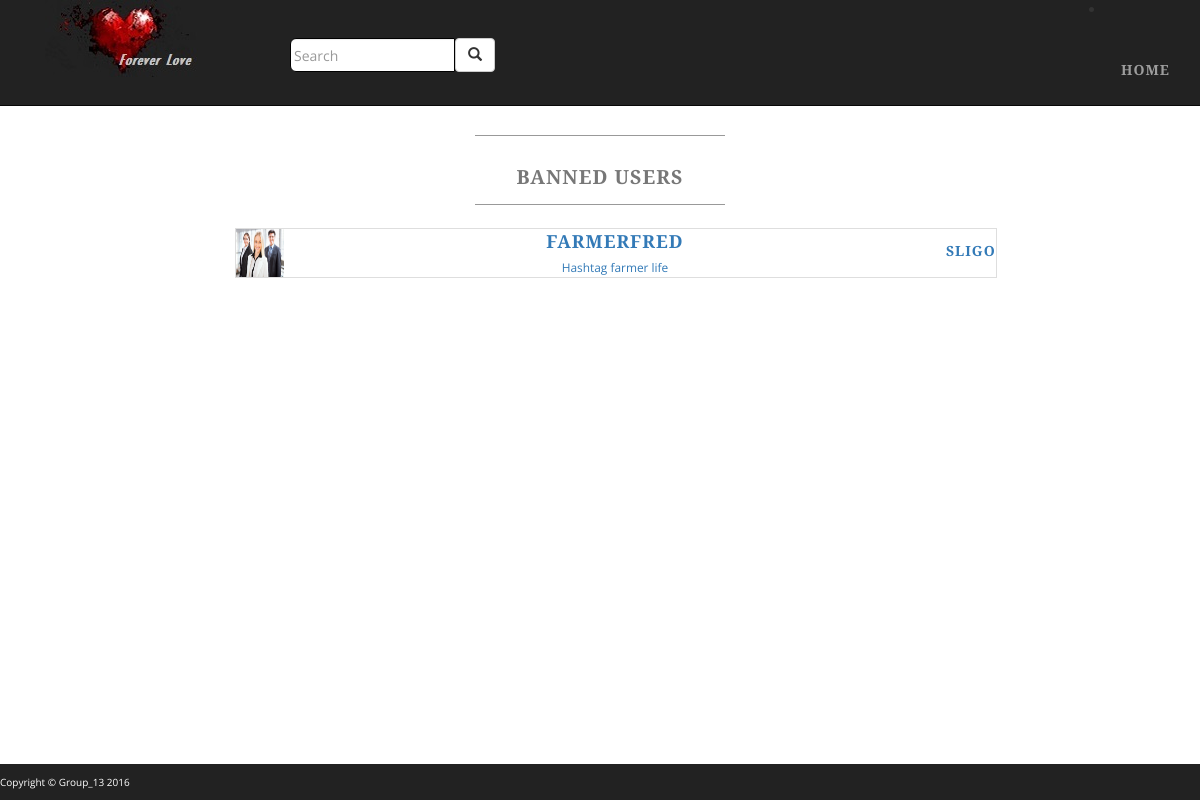
The page /secret_location/viewSuspendedUsersPage.php on the database its author committed.
### tables this page shows
CREATE TABLE IF NOT EXISTS `preference_details` (
  `user_id` int(11) NOT NULL,
  `tag_line` varchar(256) DEFAULT NULL,
  `city` varchar(64) DEFAULT NULL,
  `gender` int(11) DEFAULT NULL,
  `seeking` int(11) DEFAULT NULL,
  `intent` int(11) DEFAULT NULL,
  `date_of_birth` date DEFAULT NULL,
  `height` int(11) DEFAULT NULL,
  `ethnicity` int(11) DEFAULT NULL,
  `body_type` int(11) DEFAULT NULL,
  `religion` int(11) DEFAULT NULL,
  `marital_status` int(11) DEFAULT NULL,
  `income` int(11) DEFAULT NULL,
  `has_children` int(11) DEFAULT NULL,
  `wants_children` int(11) DEFAULT NULL,
  `smoker` int(11) DEFAULT NULL,
  `drinker` int(11) DEFAULT NULL,
  `about_me` text,
  KEY `User_id` (`user_id`),
  KEY `gender` (`gender`),
  KEY `seeking` (`seeking`),
  KEY `intent` (`intent`),
  KEY `height` (`height`),
  KEY `ethnicity` (`ethnicity`),
  KEY `body_type` (`body_type`),
  KEY `religion` (`religion`),
  KEY `marital_status` (`marital_status`),
  KEY `income` (`income`),
  KEY `has_children` (`has_children`),
  KEY `wants_children` (`wants_children`),
  KEY `smoker` (`smoker`),
  KEY `drinker` (`drinker`)
);

CREATE TABLE IF NOT EXISTS `registration_details` (
  `user_id` int(11) NOT NULL AUTO_INCREMENT,
  `username` varchar(32) NOT NULL,
  `first_name` varchar(32) NOT NULL,
  `last_name` varchar(32) NOT NULL,
  `password` varchar(256) NOT NULL,
  `email` varchar(128) NOT NULL,
  PRIMARY KEY (`user_id`),
  UNIQUE KEY `Username` (`username`,`email`)
);

CREATE TABLE IF NOT EXISTS `images` (
  `user_id` int(11) NOT NULL,
  `image_id` int(11) NOT NULL,
  `image_path` varchar(256) DEFAULT NULL,
  `image_name` varchar(256) DEFAULT NULL,
  PRIMARY KEY (`user_id`,`image_id`),
  KEY `User_id` (`user_id`)
);

### classes/Config.php (called while the page is built)
<?php
class Config{
    public static function get($path = null){
        if($path){
            $config = $GLOBALS['config'];
            $path = explode('/', $path);
            foreach($path as $bit){
                if(isset($config[$bit]))
                    $config = $config[$bit];
            }
            return $config;
        }
        return false;
    }
}

### classes/DB.php (called while the page is built, shortened)
<?php
class DB{
    private static $instance = null;
    private $pdo, $query, $error = false, $results, $count = 0;
    private function __construct(){
        try{
            $this->pdo = new PDO(
                'mysql:host='.Config::get('mysql/host').';dbname='.Config::get('mysql/db'),
                Config::get('mysql/username'),
                Config::get('mysql/password')
            );
        }catch (PDOException $e){
            die($e->getMessage());
        }
    }
    public static function getInstance(){
        if(!isset(self::$instance)){
            self::$instance = new DB();
        }
        return self::$instance;
    }
    public function query($sql, $params = []){
        if($this->query = $this->pdo->prepare($sql)){
            if($this->query->execute()){
                $this->results = $this->query->fetchAll(PDO::FETCH_OBJ);
            }
            else{
                $this->error = true;
            }
        }
        return $this;
    }
    public function results(){
        return $this->results;
    }
}

### classes/AdminServiceMgr.php (called while the page is built, shortened)
<?php
class AdminServiceMgr{
    public static function getSuspendedUsers(){
        $db = DB::getInstance();
        $banned_uids = $db->query("SELECT user_id FROM banned_users WHERE permanent = 0")->results();
        $results = [];
        foreach($banned_uids as $uid){
            $results [] = $db->query("SELECT user_id,username,tag_line,city FROM registration_details JOIN preference_details USING(user_id) WHERE user_id = '$uid->user_id'")->results()[0];
        }
        return $results;
    }
}

### secret_location/viewSuspendedUsersPage.php (the view, shortened to what this page needs)
<!DOCTYPE html>
<html>
<head>
    <?php
    $results = AdminServiceMgr::getSuspendedUsers();
    ?>
    <link href="../css/bootstrap.min.css" rel="stylesheet">
    <link href="../css/custom-admin.css" rel="stylesheet">
</head>
<body class="full">
<div class="container">
    <div class="row">
        <div class="box">
            <div class="col-lg-12 text-center">
                <br><br>
                <hr class="tagline-divider">
                <h2>
                    <small>
                        <strong>Banned Users</strong>
                    </small>
                </h2>
                <hr class="tagline-divider"><br>
                <?php
                if(isset($results)){
                    foreach ($results as $result){
                        ?>
                        <div class="row">
                            <div class="col-xs-offset-2">
                                <div class="col-xs-10">
                                    <a href="../profilePage.php?uid=<?php echo $result->user_id;?>">
                                        <div class="display_box">
                                            <div class="row">
                                                <div class="col-xs-12">
                                                    <div class="media">
                                                        <div class="media-left">
                                                            <img height="48" width="48" class="media-object" src="../<?php echo DB::getInstance()->query("SELECT image_path FROM images WHERE user_id = '$result->user_id' && image_id = '1'")->results()[0]->image_path;?>"/>
                                                        </div>
                                                        <div class="media-body" style="padding-top: 3px;">
                                                            <h4 class="media-heading"><?php echo $result->username; ?></h4>
                                                            <small style="white-space: nowrap;"><?php echo $result->tag_line; ?></small>
                                                        </div>
                                                        <div class="media-right media-middle">
                                                            <h5 class="media-heading"><?php echo $result->city; ?></h5>
                                                        </div>
                                                    </div>
                                                </div>
                                            </div>
                                        </div>
                                    </a>
                                </div>
                            </div>
                        </div>
                        <?php
                    }
                }
                ?>
                <br><br>
                <br><br>
            </div>
        </div>
    </div>
</div>
</body>
</html>

### css/custom-admin.css (style rules this page uses)
body { margin-top: 50px; }
.full { background: url('http://www.oakdenehouse.org.au/wp-content/uploads/2012/04/Background_Image1.png/') no-repeat center center fixed; -webkit-background-size: cover; -moz-background-size: cover; background-size: cover; -o-background-size: cover; }
form { width: 50%; display: inline-block; text-align: center; }
.navbar-nav { margin-top: 30px; }
body { font-family: "Open Sans","Helvetica Neue",Helvetica,Arial,sans-serif; }
h1, h2, h3, h4, h5, h6 { text-transform: uppercase; font-family: "Josefin Slab","Helvetica Neue",Helvetica,Arial,sans-serif; font-weight: 700; letter-spacing: 1px; }
.nav-text ul { text-transform: uppercase; font-family: "Josefin Slab","Helvetica Neue",Helvetica,Arial,sans-serif; font-weight: 700; letter-spacing: 1px; }
p { font-size: 1.25em; line-height: 1.6; color: #000; }
hr { max-width: 400px; border-color: #999999; }
.tagline-divider { margin: 15px auto 3px; max-width: 250px; border-color: #999999; }
.box { margin-bottom: 20px; padding: 30px 15px; background: #fff; background: rgba(255,255,255,0.9); }
footer p { margin: 0; padding: 10px 0; text-align: left; background: #222222; color: white; font-size: x-small; }
#input_search { border: solid 1px #000; border-top-left-radius: 6px; border-bottom-left-radius: 6px; padding: 3px; }
.display_box { border: solid 1px #dedede; }
.searchbar-area { margin-top: 30px; margin-left: 50px; line-height: 0px; }
@media screen and (min-width:1200px) { .box:after { content: ''; display: table; clear: both; } }

### rows shown on the page
preference_details: user_id.image_path (picture), user_id.username "FARMERFRED", tag_line "Hashtag farmer life", city "SLIGO"
